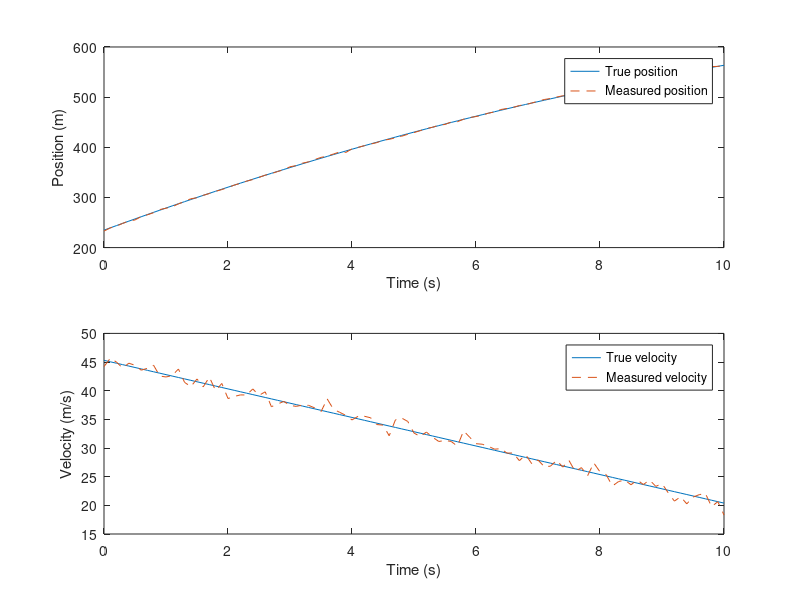

Recreate this plot in MATLAB.
% Constants
g = 9.81;           % Acceleration due to gravity (m/s^2)
dt = 0.1;           % Sampling time (s)

% System matrices
A = [1 dt; 0 1];    % State transition matrix
B = [dt^2/2; dt];   % Input matrix
C = [1 0; 0 1];     % Output matrix
D = [0; 0];         % Feedthrough matrix

% Process noise covariance
Q = [0.1 0; 0 0.1];

% Measurement noise covariance
R = [1 0; 0 1];

% Initial state and covariance
xhat = [0; 0];      % Initial state estimate
P = [1 0; 0 1];     % Initial covariance estimate

% Sliding mode controller gains
k1 = 1;
k2 = 1;

% Time vector
t = 0:dt:10;

% Input signal
u = 5*ones(size(t));    % Step input

% True state vector
x_true = [0; 0];

% State and measurement history
x_history = zeros(2,length(t));
z_history = zeros(2,length(t));

% Kalman filter loop
for i = 1:length(t)
    % True state update
    x_true = A*x_true + B*u(i) + [0; -g*dt^2/2];
    
    % Measurement update
    z = C*x_true + sqrt(R)*randn(2,1);
    
    % Kalman filter prediction step
    xhat_minus = A*xhat + B*u(i);
    P_minus = A*P*A' + Q;
    
    % Kalman filter correction step
    K = P_minus*C'/(C*P_minus*C' + R);
    xhat = xhat_minus + K*(z - C*xhat_minus);
    P = (eye(2) - K*C)*P_minus;
    
    % Save state and measurement history
    x_history(:,i) = x_true;
    z_history(:,i) = z;
end

% Sliding mode control loop
for i = 1:length(t)
    % Control input
    r = [cos(t(i)); sin(t(i))];     % Reference trajectory
    e = xhat - r;                   % Tracking error
    v = -k1*sign(e(1)) - k2*sign(e(2));
    
    % Apply control input to the system
    x_true = A*x_true + B*v + [0; -g*dt^2/2];
    z = C*x_true + sqrt(R)*randn(2,1);
    
    % Save state and measurement history
    x_history(:,i) = x_true;
    z_history(:,i) = z;
end

% Plot results
figure;
subplot(2,1,1);
plot(t, x_history(1,:), t, z_history(1,:), '--');
xlabel('Time (s)');
ylabel('Position (m)');
legend('True position', 'Measured position');
subplot(2,1,2);
plot(t, x_history(2,:), t, z_history(2,:), '--');
xlabel('Time (s)');
ylabel('Velocity (m/s)');
legend('True velocity', 'Measured velocity');
